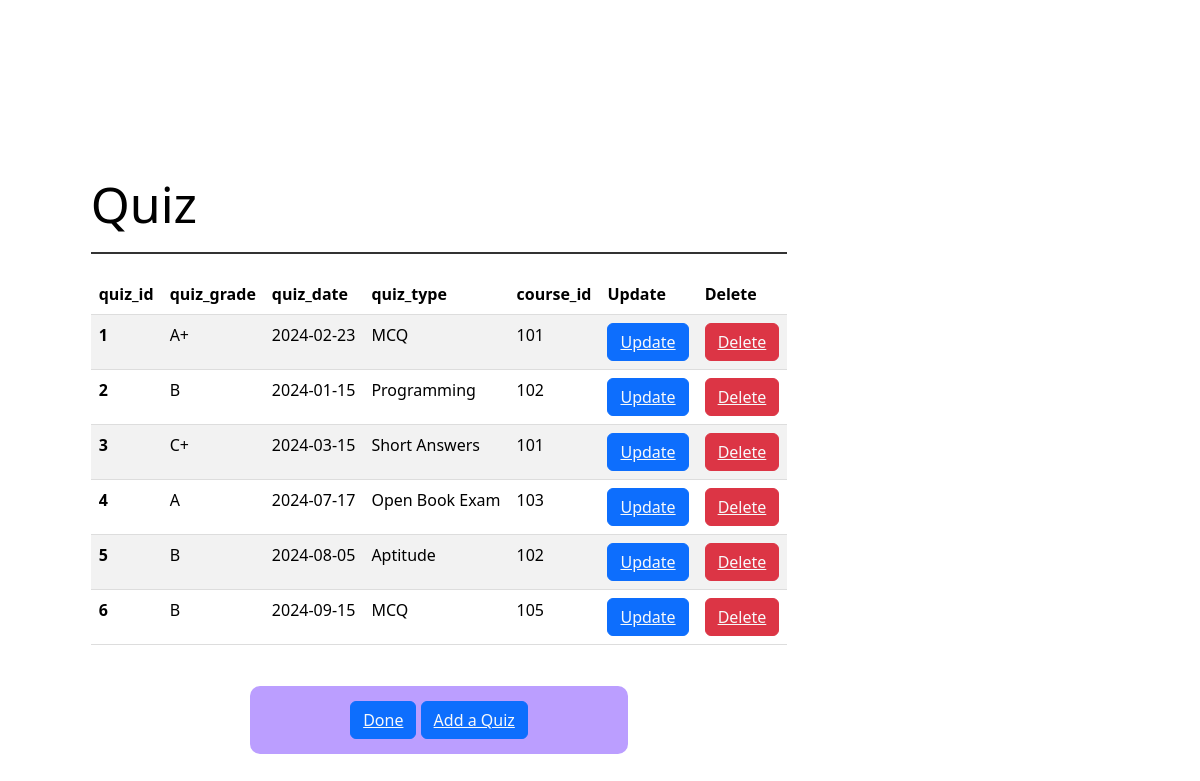
/dquiz.php, run on the app's committed database.
### tables this page shows
CREATE TABLE `quiz` (
  `quiz_id` int(11) NOT NULL,
  `quiz_grade` varchar(50) NOT NULL,
  `quiz_date` date NOT NULL,
  `quiz_type` varchar(50) NOT NULL,
  `course_id` int(11) NOT NULL
);

### dquiz.php (the view, shortened to what this page needs)
<?php
include 'connect.php';?>
<!DOCTYPE html>
<html lang="en">
<head>
    <link href="https://cdn.jsdelivr.net/npm/bootstrap@5.3.2/dist/css/bootstrap.min.css" rel="stylesheet">
    <link rel="stylesheet" href="style1.css">
</head>
<body>
    <div class="x">
    <div class="container">
        <div class="x2">Quiz</div>
        <table class="table table-striped">
            <thead>
                <tr>
                    <th scope="col">quiz_id</th>
                    <th scope="col">quiz_grade</th>
                    <th scope="col">quiz_date</th>
                    <th scope="col">quiz_type</th>
                    <th scope="col">course_id</th>
                    <th scope="col">Update</th>
                    <th scope="col">Delete</th>
                </tr>
            </thead>
            <tbody>
            <?php
            $sql="select * from quiz";
            $result=mysqli_query($con,$sql);
            if($result){
               while( $row=mysqli_fetch_array($result)){
                $quizid=$row['quiz_id'];
                $quizgrade=$row['quiz_grade'];
                $quizdate=$row['quiz_date'];
                $quiztype=$row['quiz_type'];
                $courseid=$row['course_id'];
               echo ' <tr>
               <th scope="row">'.$quizid.'</th>
               <td>'.$quizgrade.'</td>
               <td>'.$quizdate.'</td>
               <td>'.$quiztype.'</td>
               <td>'.$courseid.'</td>
               <td>
               <button class="btn btn-primary"><a href="upquiz.php?updateid='.$quizid.'&id[]='.$id1.'&id[]='.$id2.'"
               class="text-light" >Update</a></button></td><td>
               <button class="btn btn-danger" ><a href="zquiz.php?deleteid='.$quizid.'&id[]='.$id1.'&id[]='.$id2.'"
               class="text-light " >Delete</a></button></td>
           </tr>';
               }
            }
             ?>
            </tbody>
        </table>
    </div>
    <section>
    <div class="N">
    <button class="btn btn-primary "><a href="entity.php?id[]=<?php echo $id1; ?>&id[]=<?php echo $id2; ?>
" class="text-light">Done</a></button>
        <button class="btn btn-primary "><a href="quiz.php?id[]=<?php echo $id1; ?>&id[]=<?php echo $id2; ?>
" class="text-light">Add a Quiz</a></button>
    </div>
    </section>
    </div>
</body>
</html>

### style1.css (style rules this page uses)
body { display: flex; align-items: center; justify-content: center; min-height: 100vh; background-image: url(img3.webp); background-repeat: no-repeat; background-position: center; background-size: cover; margin: 0; }
.x { position: relative; top: 35px; right: 161px; background-color: transparent; display: flex; flex-direction: column; align-items: center; color: black; }
.container { background-color: rgba(255, 255, 255, 0.8); border-radius: 20px; backdrop-filter: blur(10px); padding: 20px; margin-top: 30px; background-color: transparent; backdrop-filter: blur(40px); }
.N { border-radius: 10px; backdrop-filter: blur(10px); padding-left: 100px; padding-right: 100px; padding-top:15px; padding-bottom:15px; margin-top: 5px; background-color:#bb9eff;; backdrop-filter: blur(70px); }
.x2 { font-size: 50px; margin-bottom: 20px; border-bottom: 2px solid #333; padding-bottom: 10px; background-color: transparent; backdrop-filter: blur(20px); }
table { width: 100%; border-collapse: collapse; margin-top: 20px; color: #333; }
th, td { padding: 12px; text-align: left; border-bottom: 1px solid #ddd; }
th { background-color: #f2f2f2; }

### data on the page
quiz: quiz_id "1", quiz_grade "A+", quiz_date "2024-02-23", quiz_type "MCQ", course "101"
quiz: quiz_id "2", quiz_grade "B", quiz_date "2024-01-15", quiz_type "Programming", course "102"
quiz: quiz_id "3", quiz_grade "C+", quiz_date "2024-03-15", quiz_type "Short Answers", course "101"
quiz: quiz_id "4", quiz_grade "A", quiz_date "2024-07-17", quiz_type "Open Book Exam", course "103"
quiz: quiz_id "5", quiz_grade "B", quiz_date "2024-08-05", quiz_type "Aptitude", course "102"
quiz: quiz_id "6", quiz_grade "B", quiz_date "2024-09-15", quiz_type "MCQ", course "105"
